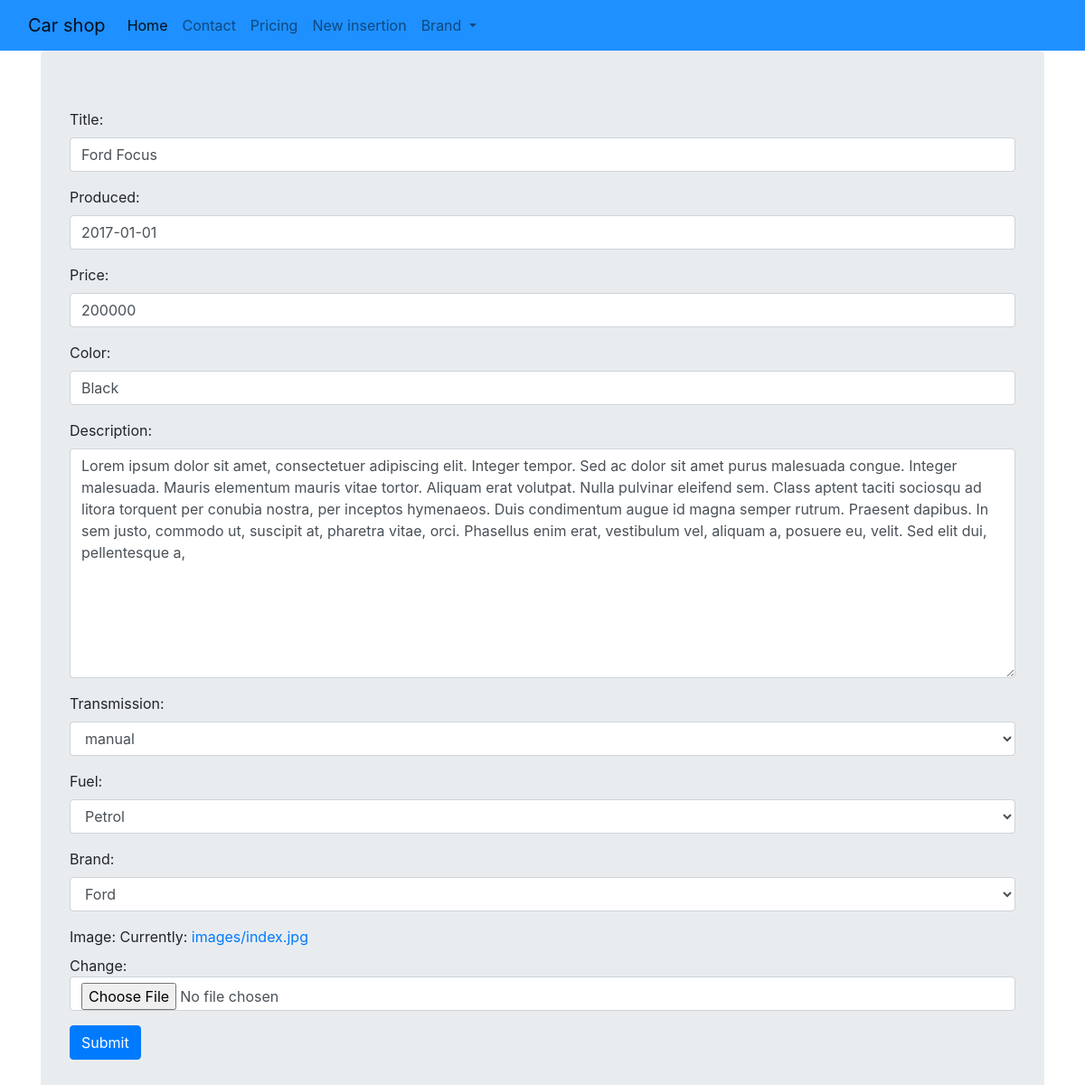
/update/1 (signed in), run on the app's committed database.
### viewer/models.py (models this page shows, shortened)
class Product(Model):
    title = CharField(max_length=128)
    produced = DateField()
    price = IntegerField()
    color = CharField(max_length=55)
    description = TextField()
    transmission = ForeignKey(Transmission, on_delete=DO_NOTHING)
    fuel = ForeignKey(Fuel, on_delete=DO_NOTHING)
    brand = ForeignKey(Brand, on_delete=DO_NOTHING)
    image = ImageField(upload_to='images/')

### viewer/views.py (the view)
# urls.py: path('update/<int:pk>', ProductUpdateView.as_view(), name='update'),
class ProductUpdateView(LoginRequiredMixin, UpdateView):
    template_name = 'form.html'
    model = Product
    form_class = ProductModelForm
    success_url = reverse_lazy('index')

### viewer/form.py
class ProductModelForm(ModelForm):
    class Meta:
        model = Product
        fields = '__all__'
    title = CharField(max_length=128)
    produced = DateField()
    price = IntegerField()
    color = CharField(max_length=55)
    description = CharField(widget=Textarea)
    transmission = ModelChoiceField(queryset=Transmission.objects)
    fuel = ModelChoiceField(queryset=Fuel.objects)
    brand = ModelChoiceField(queryset=Brand.objects)
    image = ImageField()
    def __init__(self, *args, **kwargs):
        super().__init__(*args, **kwargs)
        for visible in self.visible_fields():
            visible.field.widget.attrs['class'] = 'form-control'

### viewer/models.py (called while the page is built)
    def __str__(self):
        return f'{self.name}'

    def __str__(self):
        return f'{self.name}'

    def __str__(self):
        return f'{self.name}'

### templates/form.html (shortened to what this page needs)
{% extends "base.html" %}
{% block content %}
    <form method="POST" enctype="multipart/form-data">
        <table class="">{{ form.as_p }}</table>
        <input type="submit" value="Submit" class="btn btn-primary">
    </form>
{% endblock %}

### data on the page
Product: title "Ford Focus", produced "2017-01-01", price "200000", color "Black", description "Lorem ipsum dolor sit amet, consectetuer adipiscing elit. Integer tempor. Sed ac dolor sit amet purus malesuada congue. Integer malesuada. Mauris elementum mauris vitae tortor. Aliquam erat volutpat. Nulla pulvinar eleifend sem. Class aptent taciti sociosqu ad litora torquent per conubia nostra, per inceptos hymenaeos. Duis condimentum augue id magna semper rutrum. Praesent dapibus. In sem justo, commodo ut, suscipit at, pharetra vitae, orci. Phasellus enim erat, vestibulum vel, aliquam a, posuere eu, velit. Sed elit dui, pellentesque a,", transmission "manual", fuel "Petrol", brand "Ford"
